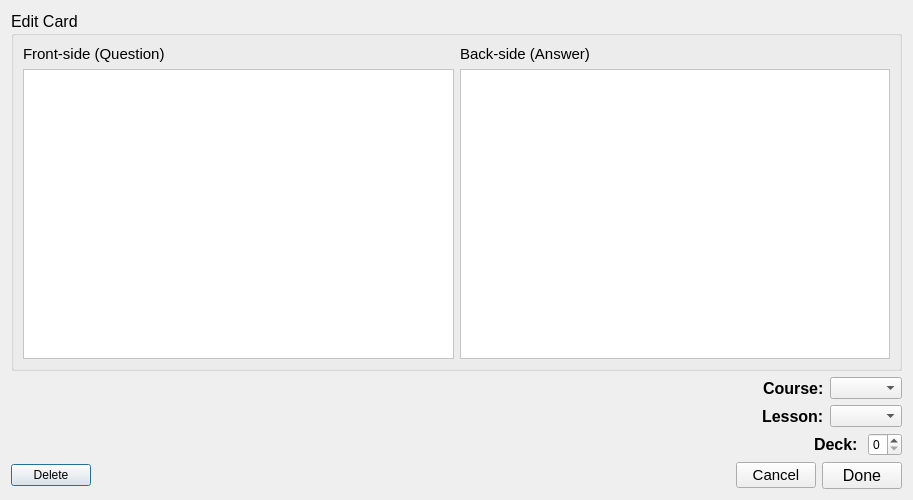
<?xml version="1.0" encoding="UTF-8"?>
<ui version="4.0">
 <class>edit_dialog</class>
 <widget class="QDialog" name="edit_dialog">
  <property name="geometry">
   <rect>
    <x>0</x>
    <y>0</y>
    <width>913</width>
    <height>500</height>
   </rect>
  </property>
  <property name="sizePolicy">
   <sizepolicy hsizetype="Fixed" vsizetype="Fixed">
    <horstretch>0</horstretch>
    <verstretch>0</verstretch>
   </sizepolicy>
  </property>
  <property name="focusPolicy">
   <enum>Qt::StrongFocus</enum>
  </property>
  <property name="windowTitle">
   <string>Edit vocabulary</string>
  </property>
  <layout class="QVBoxLayout" name="verticalLayout">
   <item>
    <widget class="QGroupBox" name="groupBox">
     <property name="font">
      <font>
       <pointsize>12</pointsize>
      </font>
     </property>
     <property name="title">
      <string>Edit Card</string>
     </property>
     <layout class="QHBoxLayout" name="horizontalLayout">
      <item>
       <layout class="QVBoxLayout" name="verticalLayout_4">
        <item>
         <widget class="QLabel" name="label_7">
          <property name="font">
           <font>
            <pointsize>11</pointsize>
           </font>
          </property>
          <property name="text">
           <string>Front-side (Question)</string>
          </property>
         </widget>
        </item>
        <item>
         <widget class="QTextEdit" name="vorderseite_edit">
          <property name="minimumSize">
           <size>
            <width>300</width>
            <height>0</height>
           </size>
          </property>
          <property name="styleSheet">
           <string notr="true">background: white</string>
          </property>
          <property name="tabChangesFocus">
           <bool>true</bool>
          </property>
         </widget>
        </item>
       </layout>
      </item>
      <item>
       <layout class="QVBoxLayout" name="verticalLayout_5">
        <item>
         <widget class="QLabel" name="label_8">
          <property name="font">
           <font>
            <pointsize>11</pointsize>
           </font>
          </property>
          <property name="text">
           <string>Back-side (Answer)</string>
          </property>
         </widget>
        </item>
        <item>
         <widget class="QTextEdit" name="rueckseite_edit">
          <property name="minimumSize">
           <size>
            <width>300</width>
            <height>0</height>
           </size>
          </property>
          <property name="styleSheet">
           <string notr="true">background: white</string>
          </property>
          <property name="tabChangesFocus">
           <bool>true</bool>
          </property>
         </widget>
        </item>
       </layout>
      </item>
     </layout>
    </widget>
   </item>
   <item>
    <layout class="QHBoxLayout" name="horizontalLayout_2">
     <item>
      <spacer name="horizontalSpacer">
       <property name="orientation">
        <enum>Qt::Horizontal</enum>
       </property>
       <property name="sizeHint" stdset="0">
        <size>
         <width>40</width>
         <height>20</height>
        </size>
       </property>
      </spacer>
     </item>
     <item>
      <widget class="QLabel" name="label_2">
       <property name="font">
        <font>
         <pointsize>12</pointsize>
         <weight>75</weight>
         <bold>true</bold>
        </font>
       </property>
       <property name="text">
        <string>Course:</string>
       </property>
      </widget>
     </item>
     <item>
      <widget class="QComboBox" name="course_combo"/>
     </item>
    </layout>
   </item>
   <item>
    <layout class="QHBoxLayout" name="lesson_layout_frame">
     <item>
      <spacer name="horizontalSpacer_2">
       <property name="orientation">
        <enum>Qt::Horizontal</enum>
       </property>
       <property name="sizeHint" stdset="0">
        <size>
         <width>40</width>
         <height>20</height>
        </size>
       </property>
      </spacer>
     </item>
     <item>
      <widget class="QLabel" name="label_3">
       <property name="font">
        <font>
         <pointsize>12</pointsize>
         <weight>75</weight>
         <bold>true</bold>
        </font>
       </property>
       <property name="text">
        <string>Lesson:</string>
       </property>
      </widget>
     </item>
     <item>
      <widget class="QComboBox" name="comboBox">
       <property name="font">
        <font>
         <weight>50</weight>
         <bold>false</bold>
        </font>
       </property>
      </widget>
     </item>
    </layout>
   </item>
   <item>
    <layout class="QHBoxLayout" name="horizontalLayout_5">
     <item>
      <spacer name="horizontalSpacer_4">
       <property name="orientation">
        <enum>Qt::Horizontal</enum>
       </property>
       <property name="sizeHint" stdset="0">
        <size>
         <width>40</width>
         <height>20</height>
        </size>
       </property>
      </spacer>
     </item>
     <item>
      <widget class="QLabel" name="label">
       <property name="font">
        <font>
         <pointsize>12</pointsize>
         <weight>75</weight>
         <bold>true</bold>
        </font>
       </property>
       <property name="text">
        <string>Deck: </string>
       </property>
      </widget>
     </item>
     <item>
      <widget class="QSpinBox" name="select_step">
       <property name="suffix">
        <string notr="true"/>
       </property>
       <property name="prefix">
        <string notr="true"/>
       </property>
       <property name="maximum">
        <number>7</number>
       </property>
      </widget>
     </item>
    </layout>
   </item>
   <item>
    <layout class="QHBoxLayout" name="horizontalLayout_3">
     <item>
      <widget class="QPushButton" name="delete_item">
       <property name="text">
        <string>Delete</string>
       </property>
      </widget>
     </item>
     <item>
      <spacer name="horizontalSpacer_7">
       <property name="orientation">
        <enum>Qt::Horizontal</enum>
       </property>
       <property name="sizeHint" stdset="0">
        <size>
         <width>278</width>
         <height>20</height>
        </size>
       </property>
      </spacer>
     </item>
     <item>
      <widget class="QPushButton" name="ed_cancel">
       <property name="font">
        <font>
         <pointsize>11</pointsize>
        </font>
       </property>
       <property name="text">
        <string>Cancel</string>
       </property>
      </widget>
     </item>
     <item>
      <widget class="QPushButton" name="ed_ok">
       <property name="font">
        <font>
         <pointsize>12</pointsize>
        </font>
       </property>
       <property name="text">
        <string>Done</string>
       </property>
      </widget>
     </item>
    </layout>
   </item>
  </layout>
 </widget>
 <resources/>
 <connections>
  <connection>
   <sender>ed_cancel</sender>
   <signal>clicked()</signal>
   <receiver>edit_dialog</receiver>
   <slot>close()</slot>
   <hints>
    <hint type="sourcelabel">
     <x>435</x>
     <y>316</y>
    </hint>
    <hint type="destinationlabel">
     <x>292</x>
     <y>173</y>
    </hint>
   </hints>
  </connection>
 </connections>
</ui>
